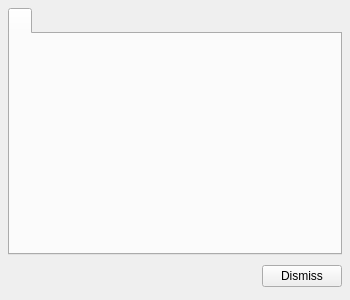
<ui version="4.0" >
 <class>QtDataOptionsPanel</class>
 <widget class="QWidget" name="QtDataOptionsPanel" >
  <property name="geometry" >
   <rect>
    <x>0</x>
    <y>0</y>
    <width>350</width>
    <height>300</height>
   </rect>
  </property>
  <property name="windowTitle" >
   <string>Data Display Options</string>
  </property>
  <layout class="QVBoxLayout" >
   <property name="spacing" >
    <number>6</number>
   </property>
   <property name="margin" >
    <number>8</number>
   </property>
   <item>
    <widget class="QTabWidget" name="tabs_" >
     <property name="currentIndex" >
      <number>0</number>
     </property>
     <widget class="QWidget" name="xxx" >
      <property name="geometry" >
       <rect>
        <x>0</x>
        <y>0</y>
        <width>330</width>
        <height>220</height>
       </rect>
      </property>
      <attribute name="title" >
       <string/>
      </attribute>
     </widget>
    </widget>
   </item>
   <item>
    <layout class="QHBoxLayout" >
     <property name="spacing" >
      <number>6</number>
     </property>
     <property name="margin" >
      <number>0</number>
     </property>
     <item>
      <spacer>
       <property name="orientation" >
        <enum>Qt::Horizontal</enum>
       </property>
       <property name="sizeHint" stdset="0" >
        <size>
         <width>131</width>
         <height>31</height>
        </size>
       </property>
      </spacer>
     </item>
     <item>
      <widget class="QPushButton" name="okButton" >
       <property name="text" >
        <string>Dismiss</string>
       </property>
      </widget>
     </item>
    </layout>
   </item>
  </layout>
 </widget>
 <resources/>
 <connections>
  <connection>
   <sender>okButton</sender>
   <signal>clicked()</signal>
   <receiver>QtDataOptionsPanel</receiver>
   <slot>close()</slot>
   <hints>
    <hint type="sourcelabel" >
     <x>389</x>
     <y>286</y>
    </hint>
    <hint type="destinationlabel" >
     <x>96</x>
     <y>254</y>
    </hint>
   </hints>
  </connection>
 </connections>
</ui>
